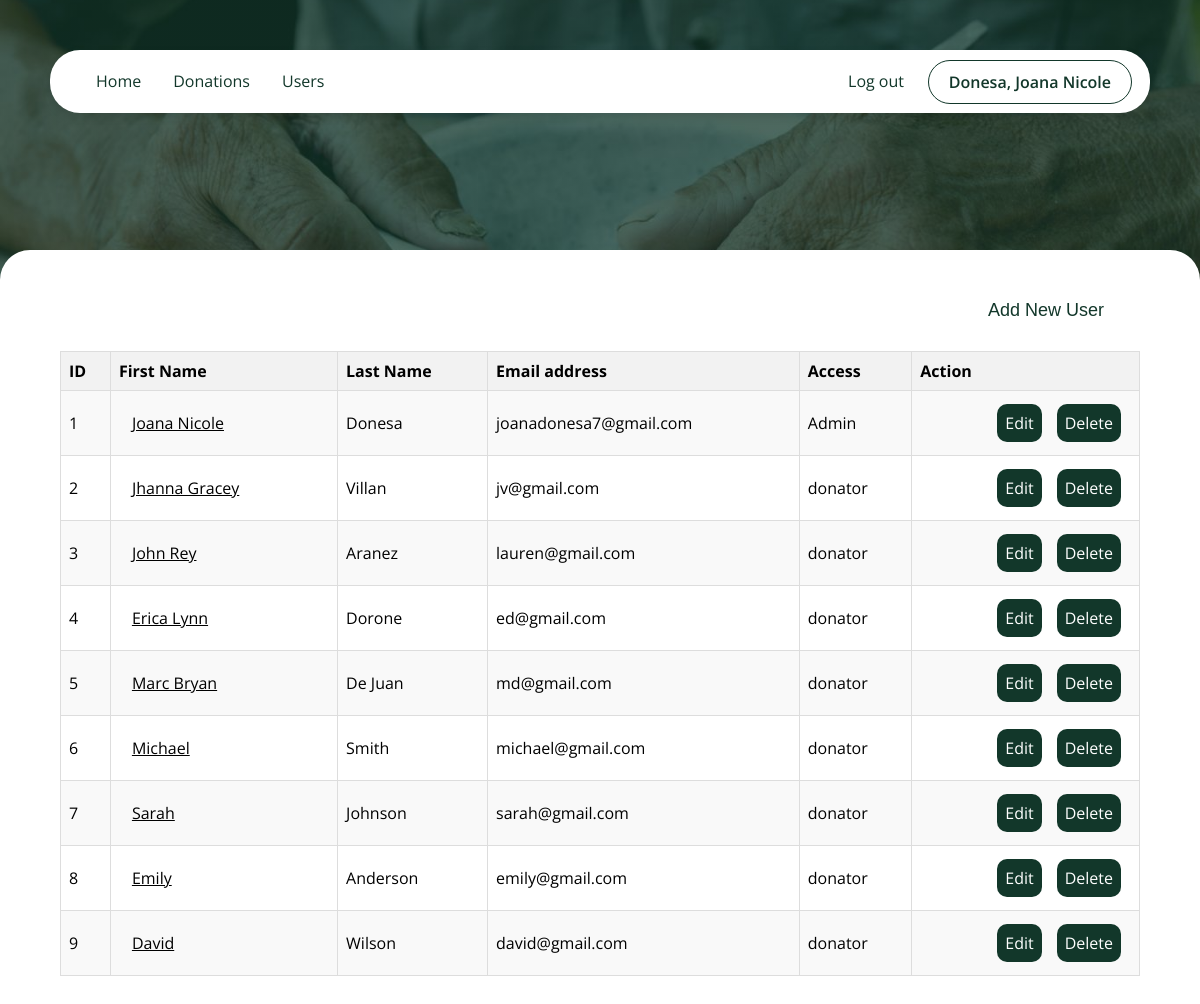
The page /admin/admin.users.php (signed in) on the database its author committed.
### tables this page shows
CREATE TABLE `users` (
  `user_id` int(11) NOT NULL,
  `user_firstname` varchar(50) DEFAULT NULL,
  `user_lastname` varchar(50) DEFAULT NULL,
  `user_email` varchar(100) DEFAULT NULL,
  `user_access` varchar(50) DEFAULT NULL,
  `user_password` varchar(50) DEFAULT NULL,
  `user_address` varchar(255) DEFAULT NULL
);

### classes/class.user.php (called while the page is built, shortened)
<?php
class User{
	private $DB_SERVER='localhost';
	private $DB_USERNAME='root';
	private $DB_PASSWORD='';
	private $DB_DATABASE='group12';
	private $conn;
	public function __construct(){
		$this->conn = new PDO("mysql:host=".$this->DB_SERVER.";dbname=".$this->DB_DATABASE,$this->DB_USERNAME,$this->DB_PASSWORD);
	}
	function get_user_id($email){
		$sql="SELECT user_id FROM users WHERE user_email = :email";
		$q = $this->conn->prepare($sql);
		$q->execute(['email' => $email]);
		$user_id = $q->fetchColumn();
		return $user_id;
	}
	function get_user_firstname($id){
		$sql="SELECT user_firstname FROM users WHERE user_id = :id";
		$q = $this->conn->prepare($sql);
		$q->execute(['id' => $id]);
		$user_firstname = $q->fetchColumn();
		return $user_firstname;
	}
	function get_user_lastname($id){
		$sql="SELECT user_lastname FROM users WHERE user_id = :id";
		$q = $this->conn->prepare($sql);
		$q->execute(['id' => $id]);
		$user_lastname = $q->fetchColumn();
		return $user_lastname;
	}
}

### admin/admin.users.php (the view, shortened to what this page needs)
<?php
include_once '../classes/class.user.php';
$user = new User();
$user_id = $user->get_user_id($_SESSION['user_email']);
?>
<!DOCTYPE html>
<html>
<head>
    <link rel="stylesheet" href="../css/admin.css">
</head>
<body>
    <nav>
        <ul>
            <li><a href="admin.php">Home</a></li>
            <li><a href="admin.donation.php">Donations</a></li>
            <li><a href="admin.users.php">Users</a></li>
            <li><a href="../main/logout.php" class="right">Log out</a></li>
            <li><a href="" class="donate-button"><?php echo $user->get_user_lastname($user_id).', '.$user->get_user_firstname($user_id);?></a></li>
        </ul>
    </nav>
    <div class="hero-image">
    </div>
    <div class="content">
        <a href="add.user.php"><button>Add New User</button></a>
        <?php
$servername = "localhost";
$username = "root";
$password = "";
$dbname = "group12";
        $conn = new mysqli($servername, $username, $password, $dbname);
        $query = "SELECT user_id, user_firstname, user_lastname, user_email, user_access FROM users ORDER BY user_id ASC";
        $result = $conn->query($query);
        if ($result->num_rows > 0) {
            echo
                '<table border="1">
                <tr>
                <th>ID              </th>
                <th>First Name      </th>
                <th>Last Name       </th>
                <th>Email address   </th>
                <th>Access          </th>
                <th>Action          </th>
                </tr>'
            ;
            while($row = $result->fetch_assoc()) {
                echo '<tr>
                    <td>'.$row["user_id"].'</td>
                    <td><a href="javascript:void(0);" onclick="showUserDonations('.$row["user_id"].')" style="float: left; text-decoration: underline; color: inherit; background-color: transparent;">'.$row["user_firstname"].'</a></td>
                    <td>'.$row["user_lastname"].'</td>
                    <td>'.$row["user_email"].'</td>
                    <td>'.$row["user_access"].'</td>
                    <td>
                        <a href="?action=delete&id='.$row["user_id"].'">Delete</a>
                        <a href="?action=edit&id='.$row["user_id"].'">Edit</a>
                    </td>
                    </tr>'
                ;
            }
            echo '</table><br><br>';
        }
        else {
            echo "0 results";
        }
        ?>
    </div>
</body>
</html>

### css/admin.css (style rules this page uses)
body, html { height: 100%; margin: 0; font-family: "Open Sans", sans-serif; }
nav { background-color: white; overflow: hidden; position: fixed; z-index: 1; top: 50px; left: 50px; right: 50px; height: 63px; justify-content: center; border-radius: 30px; box-shadow: 0px 4px 10px rgba(0, 0, 0, 0.1); z-index: 3; }
nav ul { list-style-type: none; margin: 0; padding: 0; width: 100%; }
nav ul li { margin: 10px; margin-left: 30px; }
nav ul li a, nav ul li input[type="search"], nav ul li .donate-button { display: block; color: #12372A; text-align: center; padding: 10px 16px; text-decoration: none; border-radius: 10px; float: left; }
.right { color: #12372A; text-align: center; padding: 10px 16px; text-decoration: none; border-radius: 10px; float: right; margin-right: 220px; }
nav ul li .donate-button { background-color: transparent; border: 1px solid #12372A; cursor: pointer; border-radius: 30px; margin-right: -300px; padding: 10px 20px; float: right; font-weight: 600; }
.hero-image { background-image: linear-gradient(#12372a63, #12372a62), url("back.jpg"); width: auto; height: 50%; background-position: center; background-repeat: no-repeat; background-size: cover; position: relative; }
.content { width: 100%; height: 50%; margin-top: -150px; left: 0%; right: 0%; background-color: white; border-radius: 30px 30px 0px 0px; position: absolute; z-index: 2; }
.content a button { background-color: transparent; border: none; display: block; color: #12372A; text-align: center; padding: 10px 16px; text-decoration: none; border-radius: 10px; float: right; font-size: 18px; margin-right: 80px; margin-top: 40px; margin-bottom: 20px; }
.content table { width: 90%; margin: 60px; top: 0px; border-collapse: collapse; position: relative; }
.content th, td { text-align: left; padding: 8px; border: 1px solid #ddd; }
.content td a { text-decoration: none; background-color: #12372A; color: white; padding: 8px; margin:5px; float: right; border-radius: 10px; margin-right: 10px; }
.content th { background-color: #f2f2f2; }
.content tr:nth-child(even) { background-color: #f9f9f9; }

### rows shown on the page
users: $user->get_user_lastname($user_id) "Donesa", $user->get_user_firstname($user_id) "Joana Nicole", user_id "1", user_firstname "Joana Nicole", user_lastname "Donesa", user_email "joanadonesa7@gmail.com", user_access "Admin"
users: user_id "2", user_firstname "Jhanna Gracey", user_lastname "Villan", user_email "jv@gmail.com", user_access "donator"
users: user_id "3", user_firstname "John Rey", user_lastname "Aranez", user_email "lauren@gmail.com", user_access "donator"
users: user_id "4", user_firstname "Erica Lynn", user_lastname "Dorone", user_email "ed@gmail.com", user_access "donator"
users: user_id "5", user_firstname "Marc Bryan", user_lastname "De Juan", user_email "md@gmail.com", user_access "donator"
users: user_id "6", user_firstname "Michael", user_lastname "Smith", user_email "michael@gmail.com", user_access "donator"
users: user_id "7", user_firstname "Sarah", user_lastname "Johnson", user_email "sarah@gmail.com", user_access "donator"
users: user_id "8", user_firstname "Emily", user_lastname "Anderson", user_email "emily@gmail.com", user_access "donator"
users: user_id "9", user_firstname "David", user_lastname "Wilson", user_email "david@gmail.com", user_access "donator"
